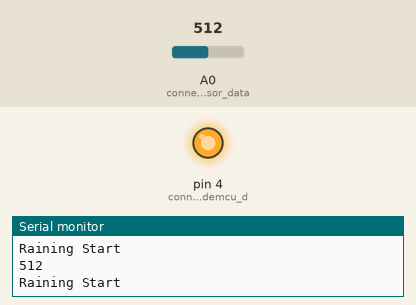
Recording of a sketch running on a simulated Arduino Uno, built with avr-gcc and run on an emulated ATmega328P. Parts: output pins drawn as LEDs (lit = HIGH), the last lines printed to the serial monitor. Inputs (shaded band) come from the test bench; at power-on: A0 (connenct_rain_sensor_data) = 512.

Above: at 1.2 s.
1.3 s: A0 (connenct_rain_sensor_data) set to 590
2.8 s: A0 (connenct_rain_sensor_data) set to 616
At 4.0 s:
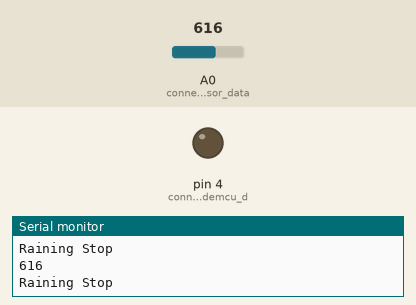
4.3 s: A0 (connenct_rain_sensor_data) set to 511
At 5.3 s:
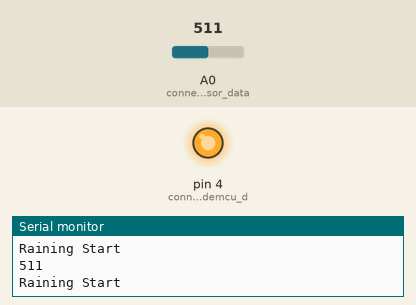
5.8 s: A0 (connenct_rain_sensor_data) set to 1023
At 6.4 s:
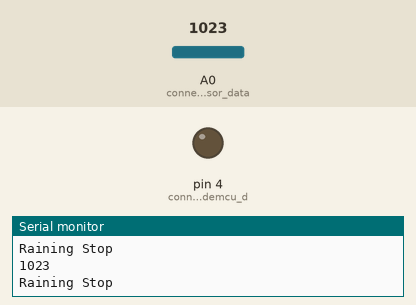
Timing chart, 0 to 8.3 s (numbered marks = the images above; inputs shaded):
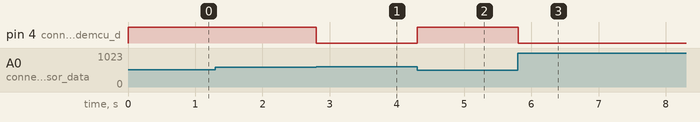

Measured:
- the behaviour switches between 600 and 601 on A0 (connenct_rain_sensor_data) (found by bisection; images 0 and 1)
- after the input at 2.8 s, pin 4 (connenct_LED_to_nodemcu_d): HIGH → LOW at once
- after the input at 4.3 s, pin 4 (connenct_LED_to_nodemcu_d): LOW → HIGH at once
- after the input at 5.8 s, pin 4 (connenct_LED_to_nodemcu_d): HIGH → LOW at once

The sketch:

code.ino
```cpp
void setup()
{
pinMode(A0, INPUT); //connenct rain sensor data pin to nodemcu Analog pin A0
pinMode(4, OUTPUT); //connenct LED to nodemcu digital pin D1
Serial.begin(9600);
}


void loop()
{

    if (analogRead(A0) <= 600) {
      digitalWrite(4,HIGH);
      Serial.println("Raining Start");
    } else {
      digitalWrite(4,LOW);
      Serial.println("Raining Stop");
    }
    Serial.println(analogRead(A0));

}
```
